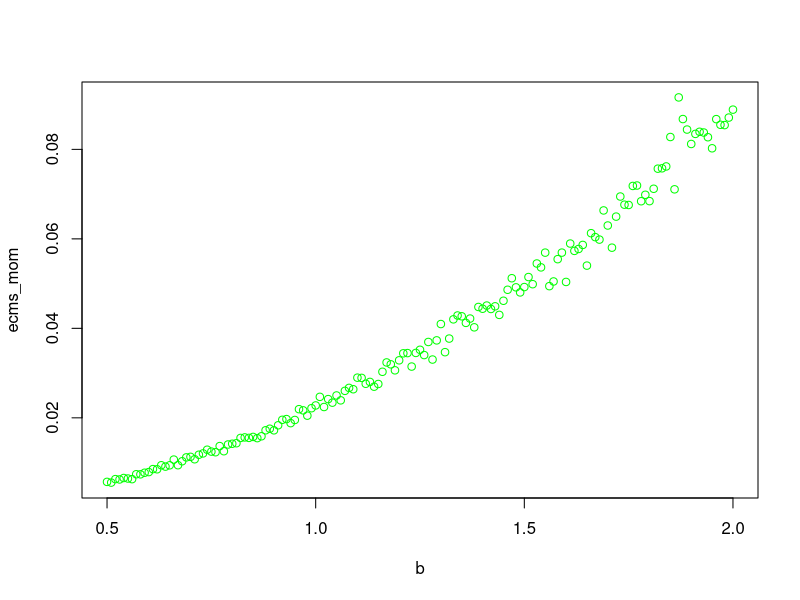
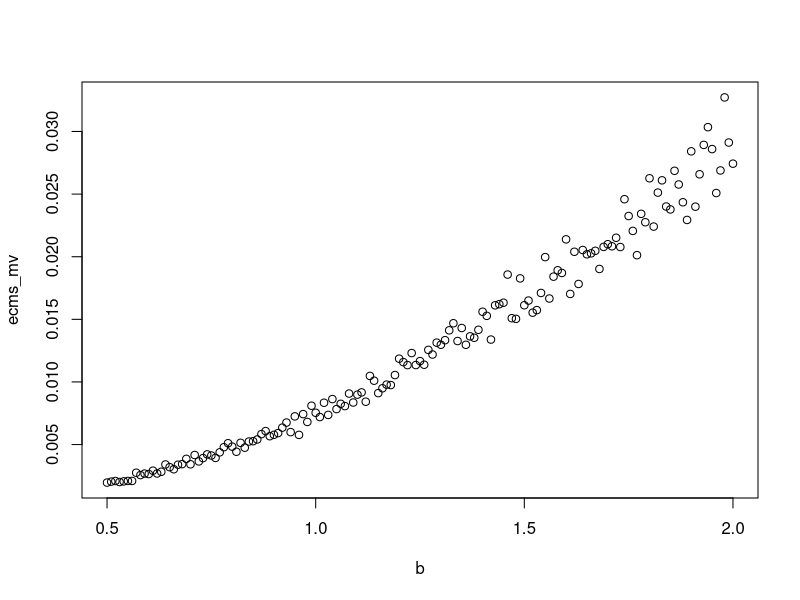
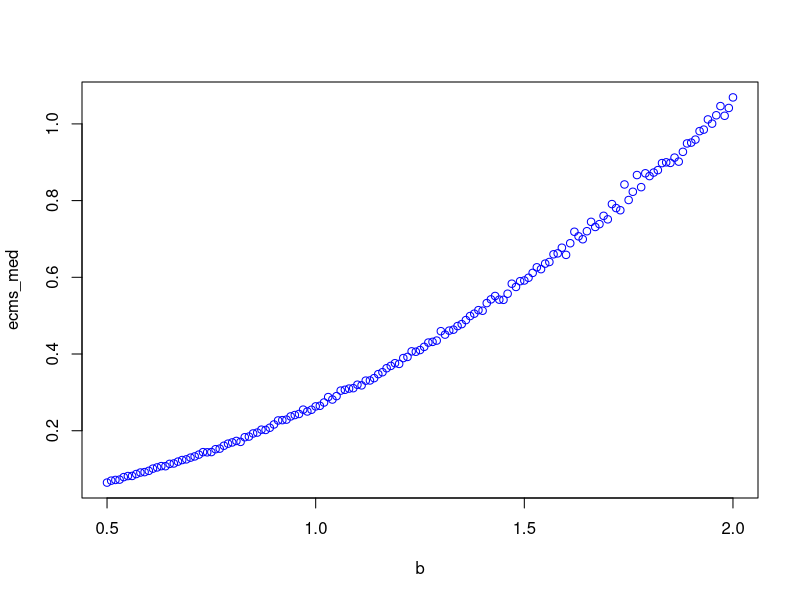
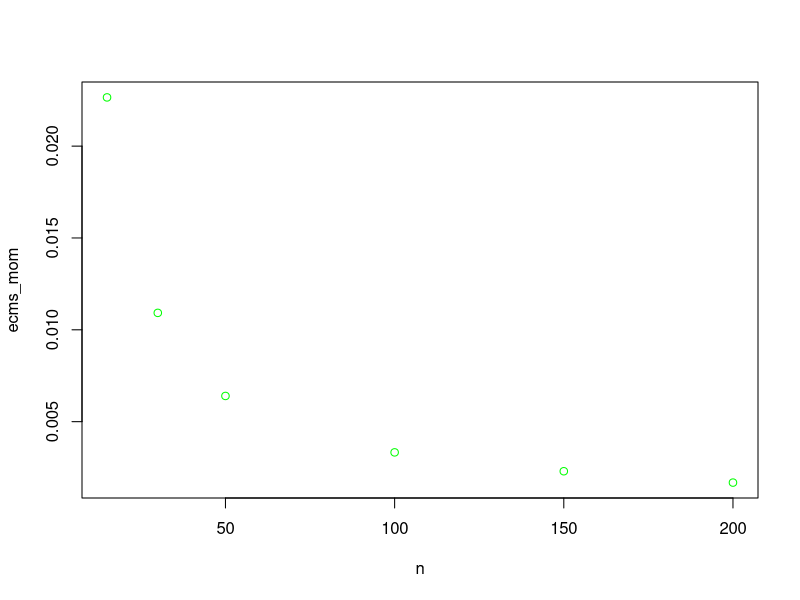
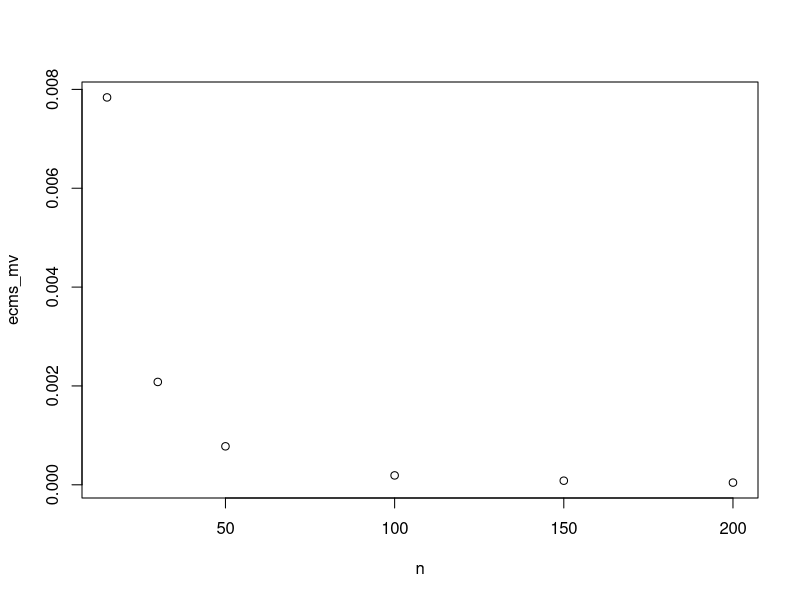
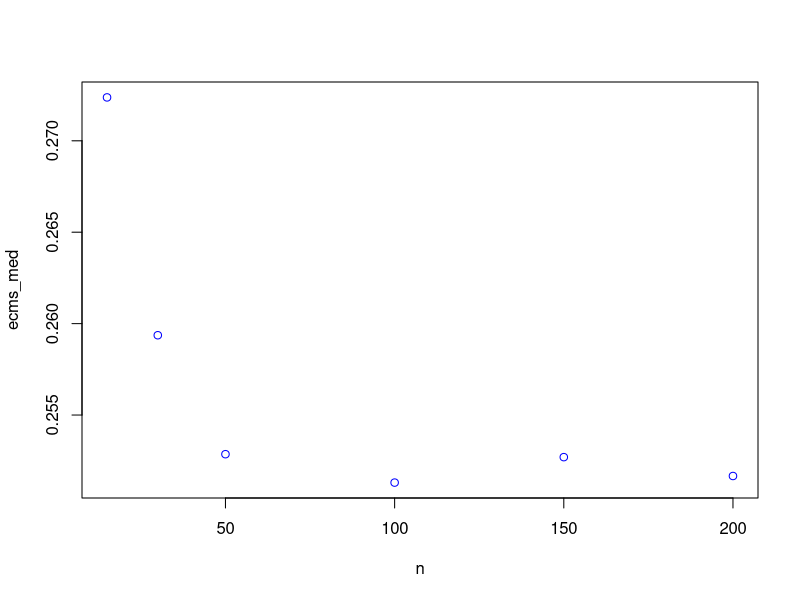

Write R code to recreate these figures, in order.
# Ejercicio 1

n = 1000 #para que no se rompa el script
b = 1000 #para que no se rompa el script
muestra_aleatoria = runif(n, 0, b)

estimador_mom_b = 2*mean(muestra_aleatoria)

estimador_mv_b = max(muestra_aleatoria)

# Ejercicio 2
estimador_med_b = median(muestra_aleatoria)

# Ejercicio 3
b = 1; n = 15 ; muestra_aleatoria = runif(n, 0, b)
muestra_aleatoria = runif(n, 0, b)
estimador_mom_b = 2*mean(muestra_aleatoria)
estimador_mv_b = max(muestra_aleatoria)
estimador_med_b = median(muestra_aleatoria)
print(estimador_mom_b) ; print(estimador_mv_b) ; print(estimador_med_b)

error_estimador_mom_b = abs(1 - estimador_mom_b)
error_estimador_mv_b = abs(1 - estimador_mv_b)
error_estimador_med_b = abs(1 - estimador_med_b)
print(error_estimador_mom_b) ; print(error_estimador_mv_b) ; print(error_estimador_med_b)

# Ejercicio 4
# c)
lista_de_estimadores_mom = seq(1,1000,1)
lista_de_estimadores_mv = seq(1,1000,1)
lista_de_estimadores_med = seq(1,1000,1)
b = 1; n = 15
for(nrep in 1:1000) {
  muestra_aleatoria = runif(n, 0, b)
  lista_de_estimadores_mom[nrep] = 2*mean(muestra_aleatoria)
  lista_de_estimadores_mv[nrep] = max(muestra_aleatoria)
  lista_de_estimadores_med[nrep] = median(muestra_aleatoria)
}

# d)
sesgo_mom = b - mean(lista_de_estimadores_mom)
sesgo_mv = b - mean(lista_de_estimadores_mv)
sesgo_med = b - mean(lista_de_estimadores_med)

# e)
var_mom = var(lista_de_estimadores_mom)
var_mv = var(lista_de_estimadores_mv)
var_med = var(lista_de_estimadores_med)

# f)
ecm_mom = var_mom + sesgo_mom**2
ecm_mv = var_mv + sesgo_mv**2
ecm_med = var_med + sesgo_med**2


# Ejercicio 5

simulacion_mv = function(b, n){
  lista_de_estimadores_mv = seq(1,1000,1)
  for(nrep in 1:1000) {
    muestra_aleatoria = runif(n, 0, b)
    lista_de_estimadores_mv[nrep] = max(muestra_aleatoria)
  }
  sesgo_mv = b - mean(lista_de_estimadores_mv)
  var_mv = var(lista_de_estimadores_mv)
  return(var_mv + sesgo_mv**2)
}
simulacion_mom = function(b, n){
  lista_de_estimadores_mom = seq(1,1000,1)
  for(nrep in 1:1000) {
    muestra_aleatoria = runif(n, 0, b)
    lista_de_estimadores_mom[nrep] = 2*mean(muestra_aleatoria)
  }
  sesgo_mom = b - mean(lista_de_estimadores_mom)
  var_mom = var(lista_de_estimadores_mom)
  return(var_mom + sesgo_mom**2)
}
simulacion_med = function(b, n){
  lista_de_estimadores_med = seq(1,1000,1)
  for(nrep in 1:1000) {
    muestra_aleatoria = runif(n, 0, b)
    lista_de_estimadores_med[nrep] = median(muestra_aleatoria)
  }
  sesgo_med = b - mean(lista_de_estimadores_med)
  var_med = var(lista_de_estimadores_med)
  return(var_med + sesgo_med**2)
}

# Ejercicio 6
n = 15; b = seq(0.5, 2, 0.01)
ecms_mom = seq(1,150,1)
ecms_mv = seq(1,150,1)
ecms_med = seq(1,150,1)
step = 1
for(un_b in b) {
  ecms_mom[step] = simulacion_mom(un_b,n)
  ecms_mv[step] = simulacion_mv(un_b,n)
  ecms_med[step] = simulacion_med(un_b,n)
  step = step + 1
}

grafico_mom = plot(b,ecms_mom, col="green")
grafico_mv = plot(b,ecms_mv)
grafico_med = plot(b,ecms_med, col="blue")

# Elegimos el de momentos.

# Ejercicio 7
n = c(15,30,50,100,150,200); b = 1
ecms_mom = seq(1,6,1)
ecms_mv = seq(1,6,1)
ecms_med = seq(1,6,1)
step = 1
for(un_n in n) {
  ecms_mom[step] = simulacion_mom(b,un_n)
  ecms_mv[step] = simulacion_mv(b,un_n)
  ecms_med[step] = simulacion_med(b,un_n)
  step = step + 1
}

grafico_mom = plot(n,ecms_mom, col="green")
grafico_mv = plot(n,ecms_mv)
grafico_med = plot(n,ecms_med, col="blue")

# Sospechamos que el Med es el unico inconsistente

muestra = c(0.917,0.247,0.384,0.530,0.798,0.912,0.096,0.684, 0.394, 20.1, 0.769, 0.137, 0.352, 0.332, 0.670)
n = 15
estimador_mom_b = 2*mean(muestra)
estimador_mv_b = max(muestra)
estimador_med_b = median(muestra)

# La diferencia que hay entre cada uno. Creemos que se debe al outlayer 20.1

# Ejercicio 9
lista_de_estimadores_mom = seq(1,1000,1)
lista_de_estimadores_mv = seq(1,1000,1)
lista_de_estimadores_med = seq(1,1000,1)
b = 1; n = 15
for(nrep in 1:1000) {
  muestra_aleatoria = runif(n, 0, b)
  es_atipica = rbinom(1,1,0.05)
  if(es_atipica == 1) {
    muestra_aleatoria[1] = muestra_aleatoria[1] * 100
  }
  lista_de_estimadores_mom[nrep] = 2*mean(muestra_aleatoria)
  lista_de_estimadores_mv[nrep] = max(muestra_aleatoria)
  lista_de_estimadores_med[nrep] = median(muestra_aleatoria)
}
sesgo_mv = b - mean(lista_de_estimadores_mv)
var_mv = var(lista_de_estimadores_mv)
ecm_mv = var_mv + sesgo_mv**2
print(sesgo_mv) ; print(var_mv) ; print(ecm_mv)

sesgo_mom = b - mean(lista_de_estimadores_mom)
var_mom = var(lista_de_estimadores_mom)
ecm_mom = var_mom + sesgo_mom**2
print(sesgo_mom) ; print(var_mom) ; print(ecm_mom)

sesgo_med = b - mean(lista_de_estimadores_med)
var_med = var(lista_de_estimadores_med)
ecm_med = var_med + sesgo_med**2
print(sesgo_med) ; print(var_med) ; print(ecm_med)
